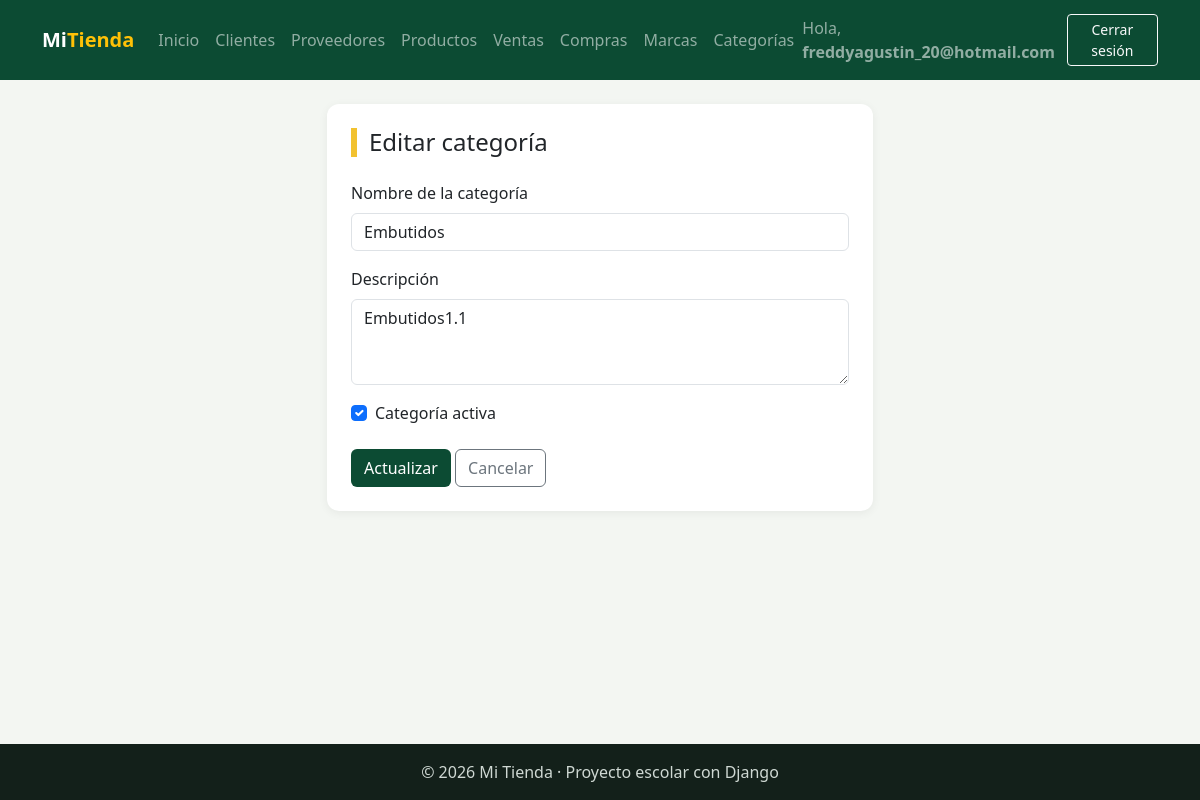
Screenshot of /facturacion/categorias/editar/1/ (signed in) with the database file from the repository.
### facturacion/models.py (models this page shows, shortened)
class Categoria(models.Model):                     # Hereda de ModeloBase (y este de models.Model)
    nombre = models.CharField(max_length=60, unique=True)
    descripcion = models.TextField("Descripción", blank=True)
    activo = models.BooleanField(default=True)
    class Meta:
        verbose_name = "Categoría"
        verbose_name_plural = "Categorías"
        ordering = ["nombre"]

### facturacion/views.py (the view)
# urls.py: path("categorias/editar/<int:pk>/", views.CategoriaUpdateView.as_view(), name="categoria_editar"),
class CategoriaUpdateView(LoginRequiredMixin, SuccessMessageMixin, UpdateView):
    model = Categoria
    form_class = CategoriaForm
    template_name = "facturacion/categoria_form.html"
    success_url = reverse_lazy("facturacion:categoria_lista")
    success_message = "Categoría «%(nombre)s» actualizada correctamente."
    extra_context = {
        "titulo": "Editar categoría",
        "boton": "Actualizar"
    }

### facturacion/forms.py
class CategoriaForm(forms.ModelForm):
    class Meta:
        model = Categoria
        fields = ["nombre", "descripcion", "activo"]
        labels = {
            "nombre": "Nombre de la categoría",
            "descripcion": "Descripción",
            "activo": "Categoría activa",
        }
        widgets = {
            "nombre": forms.TextInput(attrs={
                "class": "form-control",
                "placeholder": "Ej: Productos de limpieza"
            }),
            "descripcion": forms.Textarea(attrs={
                "class": "form-control",
                "rows": 3
            }),
            "activo": forms.CheckboxInput(attrs={
                "class": "form-check-input"
            }),
        }

### facturacion/templates/facturacion/Categoria_form.html (shortened to what this page needs)
{% extends "base.html" %}
{% block contenido %}
<div class="row justify-content-center">
    <div class="col-md-7 col-lg-6">
        <div class="tarjeta">
            <h1 class="h4 titulo-pagina mb-4">
                {{ titulo }}
            </h1>
            <form method="post" novalidate>
                <div class="mb-3">
                    <label class="form-label">
                        {{ form.nombre.label }}
                    </label>
                    {{ form.nombre }}
                </div>
                <div class="mb-3">
                    <label class="form-label">
                        {{ form.descripcion.label }}
                    </label>
                    {{ form.descripcion }}
                </div>
                <div class="form-check mb-4">
                    {{ form.activo }}
                    <label class="form-check-label">
                        Categoría activa
                    </label>
                </div>
                <button type="submit" class="btn btn-verde">
                    {{ boton }}
                </button>
                <a href="{% url 'facturacion:categoria_lista' %}"
                   class="btn btn-outline-secondary">
                    Cancelar
                </a>
            </form>
        </div>
    </div>
</div>
{% endblock %}

### templates/base.html (shortened to what this page needs)
{% load static %}
<!DOCTYPE html>
<html lang="es">
<head>
    <link href="https://cdn.jsdelivr.net/npm/bootstrap@5.3.3/dist/css/bootstrap.min.css" rel="stylesheet">
    <link rel="stylesheet" href="{% static 'css/estilos.css' %}">
</head>
<body>
    <nav class="navbar navbar-expand-lg navbar-dark barra">
        <div class="container">
            <a class="navbar-brand fw-bold" href="{% url 'home' %}">Mi<span class="text-warning">Tienda</span></a>
            <div class="collapse navbar-collapse" id="menu">
                <ul class="navbar-nav me-auto">
                    <li class="nav-item"><a class="nav-link" href="{% url 'home' %}">Inicio</a></li>
                    {% if user.is_authenticated %}
                        <li class="nav-item"><a class="nav-link" href="{% url 'facturacion:cliente_lista' %}">Clientes</a></li>
                        <li class="nav-item"><a class="nav-link" href="{% url 'facturacion:proveedor_lista' %}">Proveedores</a></li>
                        <li class="nav-item"><a class="nav-link" href="{% url 'facturacion:producto_lista' %}">Productos</a></li>
                        <li class="nav-item"><a class="nav-link" href="{% url 'facturacion:venta_lista' %}">Ventas</a></li>
                        <li class="nav-item"><a class="nav-link" href="{% url 'facturacion:compra_lista' %}">Compras</a></li>
                        <li class="nav-item"><a class="nav-link" href="{% url 'facturacion:marca_lista' %}">Marcas</a></li>
                        <li class="nav-item"><a class="nav-link" href="{% url 'facturacion:categoria_lista' %}">Categorías</a></li>
                    {% endif %}
                </ul>
                <ul class="navbar-nav align-items-lg-center gap-2">
                    {% if user.is_authenticated %}
                        <li class="nav-item navbar-text">Hola, <b>{{ user.username }}</b></li>
                        <li class="nav-item">
                            <form method="post" action="{% url 'logout' %}" class="m-0">
                                <button type="submit" class="btn btn-sm btn-outline-light">Cerrar sesión</button>
                            </form>
                        </li>
                    {% else %}
                        <li class="nav-item"><a class="nav-link" href="{% url 'login' %}">Ingresar</a></li>
                        <li class="nav-item"><a class="btn btn-sm btn-warning" href="{% url 'registro' %}">Crear cuenta</a></li>
                    {% endif %}
                </ul>
            </div>
        </div>
    </nav>
    <main class="container py-4">
        {% block contenido %}{% endblock %}
    </main>
    <footer class="pie text-center py-3">© 2026 Mi Tienda · Proyecto escolar con Django</footer>
</body>
</html>

### static/css/estilos.css (style rules this page uses)
:root { --verde: #0c4b33; --verde-claro: #2f9e6e; --amarillo: #f2c230; }
body { background-color: #f3f6f2; min-height: 100vh; display: flex; flex-direction: column; }
main { flex: 1; }
.barra { background-color: var(--verde); }
.titulo-pagina { border-left: 6px solid var(--amarillo); padding-left: 12px; }
.tarjeta { background: white; border-radius: 12px; padding: 24px; box-shadow: 0 2px 10px rgba(0,0,0,.06); }
.btn-verde { background-color: var(--verde); color: white; }
.pie { background-color: #13201a; color: #cfd8d3; }

### rows the page displays
Categoria: nombre "Embutidos", descripcion "Embutidos1.1", activo "☑"

### other values shown
{{ user.username }} "freddyagustin_20@hotmail.com"
{{ titulo }} "Editar categoría"
{{ boton }} "Actualizar"
